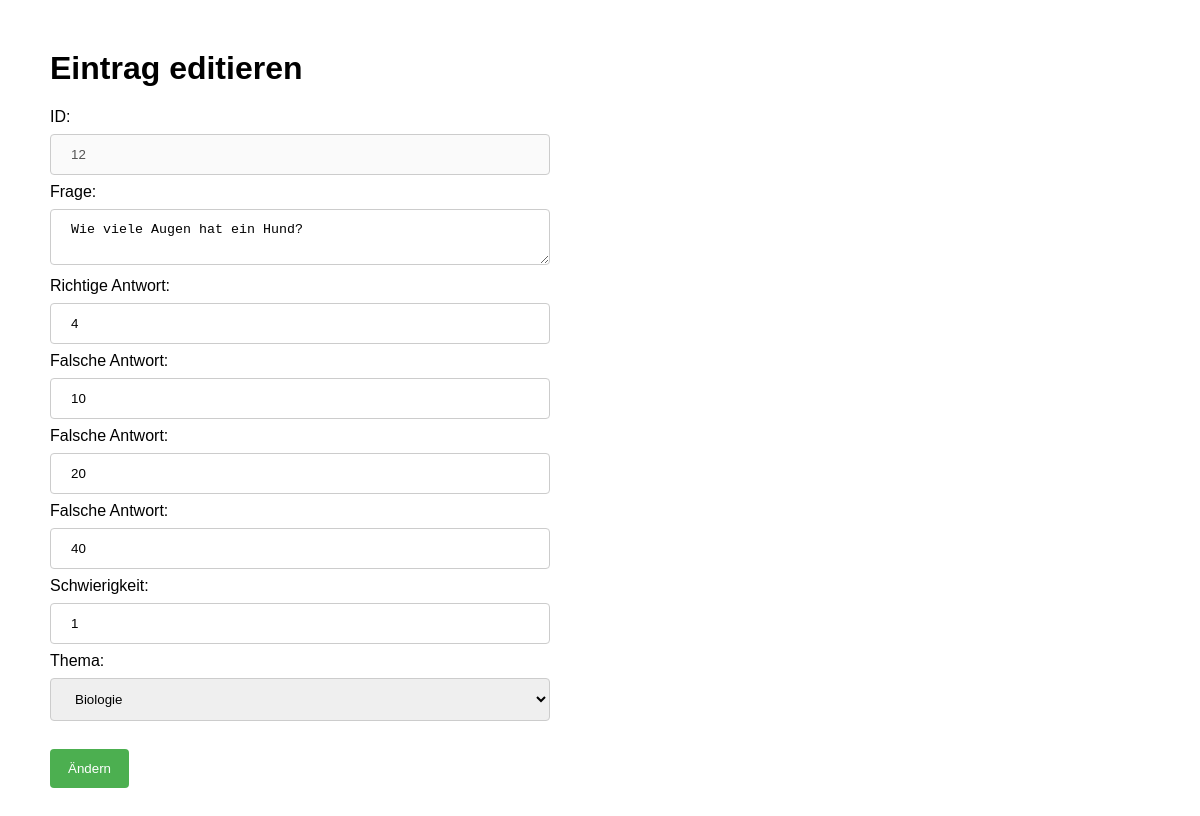
The page /editfrage.php?edit=12 on the database as committed earlier.
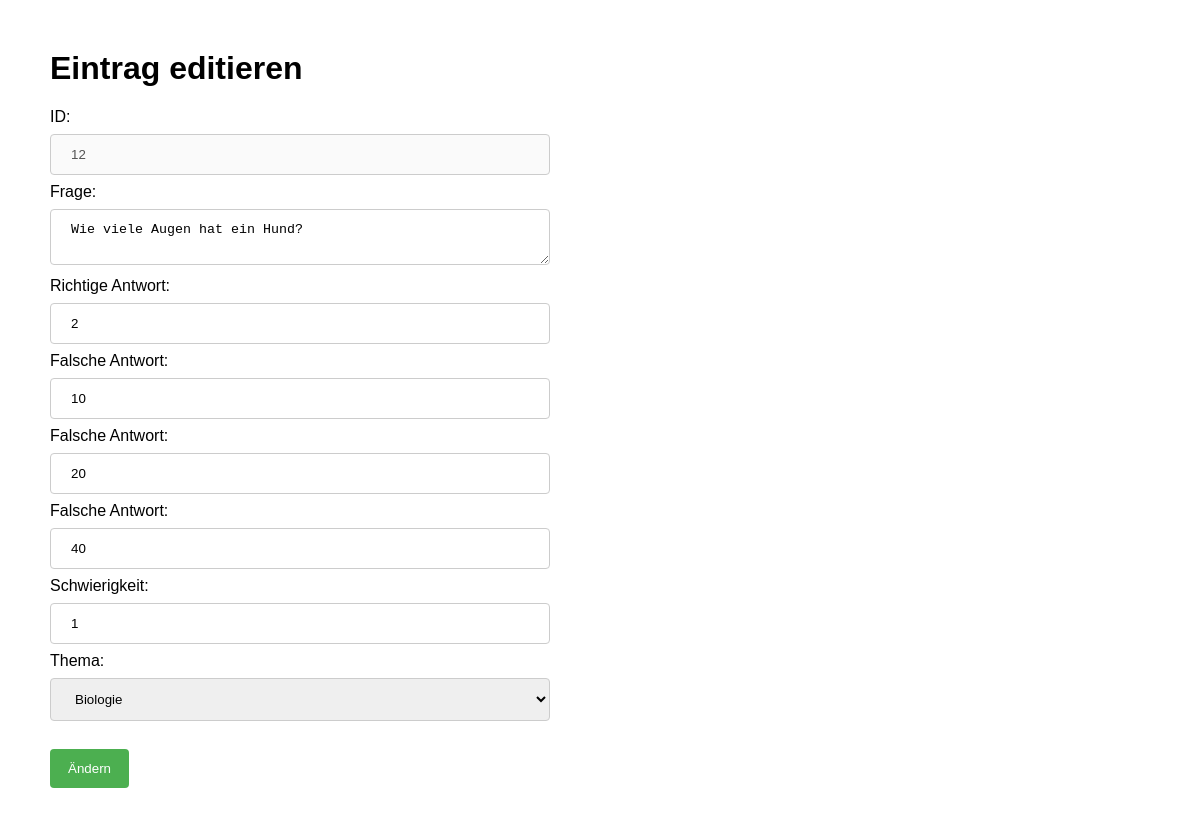
The same page on the database as committed later.
### tables this page shows
CREATE TABLE `fragen` (
  `id` int(11) NOT NULL,
  `frage` text NOT NULL,
  `antwort1` text NOT NULL,
  `antwort2` text NOT NULL,
  `antwort3` text NOT NULL,
  `antwort4` text NOT NULL,
  `schwer` int(11) NOT NULL,
  `thema` text NOT NULL
);

### config.php (called while the page is built, shortened)
<?php
$themen = array(
    "Sonstiges",
    "Chemie",
    "Biologie",
    "Physik",
    "Mathematik",
    "Informatik",
    "Technik"
);
?>

### editfrage.php (the view, shortened to what this page needs)
<!DOCTYPE html>
<html>
<head>
</head>
<body>
<h1>Eintrag editieren</h1>
<?php
include("config.php");
$pdo = new PDO("mysql:host=".$db_host.";dbname=".$db_name,$db_user,$db_pass);
$editquestion = $_GET["edit"] ?? 0;
try {
    $editId = intval($editquestion);
} catch (Exception $e) {
    $editId = 0;
}
$statement = $pdo->prepare("SELECT id, frage, antwort1, antwort2, antwort3, antwort4, schwer, thema FROM fragen WHERE id = ?");
$statement->execute(array($editId));
?>
<?php while ($row = $statement->fetch()) { ?>
    <form action='editfrage.php<?php echo "?edit=".$row['id']; ?>' method='post'>
        ID:<br>
        <input name='id' type="number" value="<?php echo $row['id'] ?>" disabled=true>
        <br>
        Frage:<br>
        <textarea name='frage'><?php echo $row['frage'] ?></textarea>
        <br>
        Richtige Antwort:<br>
        <input name='antwort1' type='text' value="<?php echo $row['antwort1'] ?>">
        <br>
        Falsche Antwort:<br>
        <input name='antwort2' type='text' value="<?php echo $row['antwort2'] ?>">
        <br>
        Falsche Antwort:<br>
        <input name='antwort3' type='text' value="<?php echo $row['antwort3'] ?>">
        <br>
        Falsche Antwort:<br>
        <input name='antwort4' type='text' value="<?php echo $row['antwort4'] ?>">
        <br>
        Schwierigkeit:<br>
        <input name='schwer' type='number' value="<?php echo $row['schwer'] ?>">
        <br>
        Thema:<br>
        <select name='thema' value="<?php  ?>">
<?php
foreach($themen as $thema) {
    echo "<option" . ($thema == $row['thema'] ? " selected=true>" : ">") . $thema . "</option>";
}
?>
        </select>
        <br><br>
        <button>Ändern</button>
    </form>
<?php
}
?>
</body>
</html>

### editfrage.php (style rules this page uses)
body { margin: 50px; font-family: "Arial"; }
input[type=text], input[type=number], select, textarea { width: 500px; padding: 12px 20px; margin: 8px 0; display: inline-block; border: 1px solid #ccc; border-radius: 4px; box-sizing: border-box; }
button { background-color: #4CAF50; color: white; padding: 12px 18px; margin: 2px 0; border: none; border-radius: 4px; cursor: pointer; }

Rows that differ between the two databases and show on the page:
changed fragen "Wie viele Augen hat ein Hund?": antwort1 "4" → "2"
